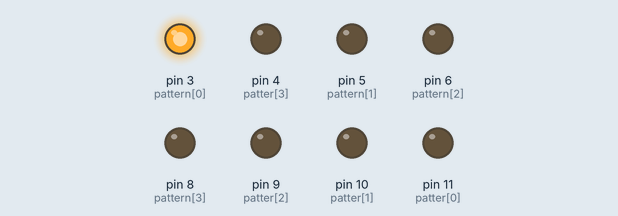
Simulated run of this sketch. Board: Arduino Uno, built with avr-gcc and run on an emulated ATmega328P. Shown: output pins drawn as LEDs (lit = HIGH).

Above: at 0.5 s.
At 2.5 s:
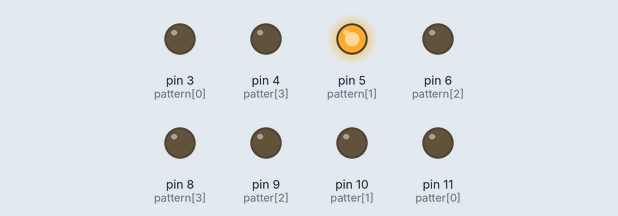
At 4.5 s:
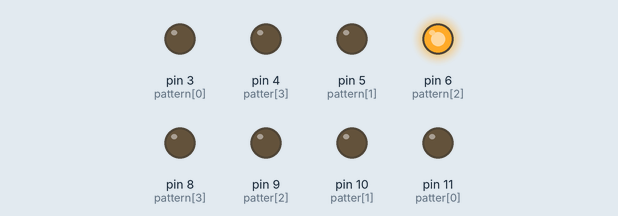
At 10.5 s:
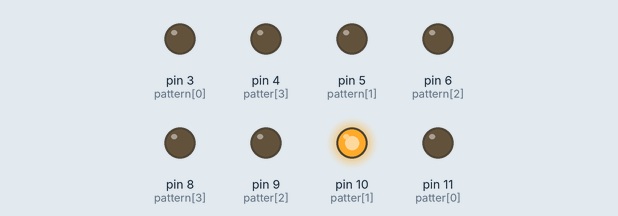
At 14.5 s:
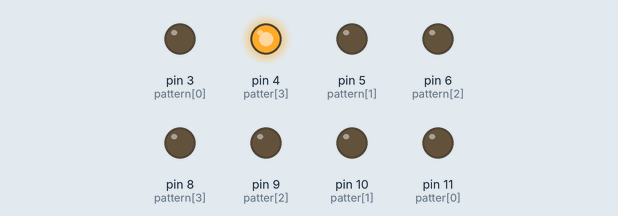
At 19.5 s:
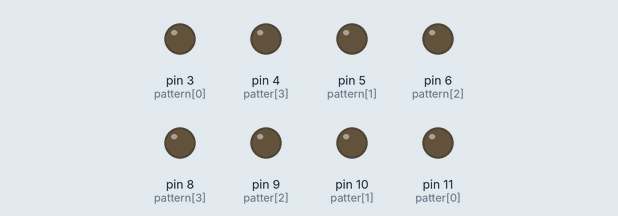
Timing chart, 0 to 20.8 s (numbered marks = the images above):
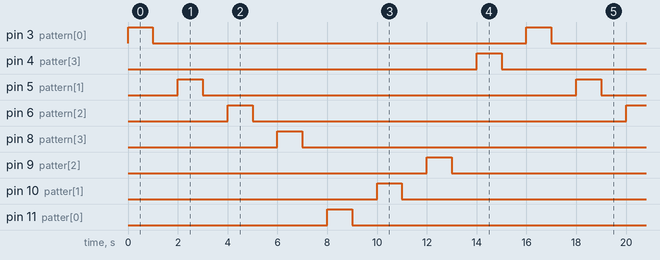

Measured:
- by itself, pin 3 (pattern[0]), pin 4 (patter[3]), pin 5 (pattern[1]), pin 6 (pattern[2]), pin 8 (pattern[3]), pin 9 (patter[2]), pin 10 (patter[1]), pin 11 (patter[0]): alternates HIGH for 1.0 s and LOW for 15.0 s
- by itself, everything shown: repeats every 16.0 s, in 16 steps

The sketch:

arry2.ino
```cpp
int pattern[]={3,5,6,8};
int patter[]={11,10,9,4};

int k;
int i;
int o;
int l;

void setup()
{
 for(k=0;k<4;k++)
  {
pinMode(pattern[k], OUTPUT);
}


 for(l=0;l<4;l++)
  {
pinMode(patter[l], OUTPUT);
}


}


void loop()


{

  for(i=0;i<4;i++)
  {
digitalWrite(pattern[i], HIGH);
 delay(1000);

digitalWrite(pattern[i], LOW);
 delay(1000);
  }


  for(o=0;o<4;o++)
  {
digitalWrite(patter[o], HIGH);
 delay(1000);

digitalWrite(patter[o], LOW);
 delay(1000);
  }


}
```
